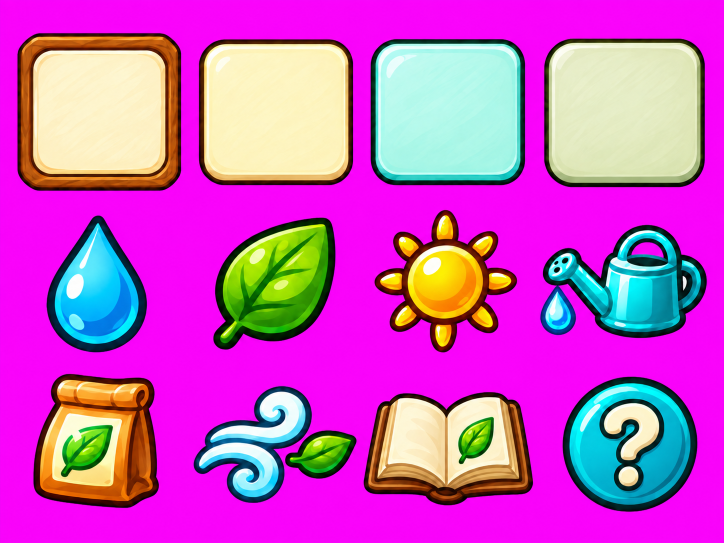
#> input picture assets/ui/detail_painted_v2/skin_source.png, 1448 x 1086 px (shown at 1/2 size)
$ python normalize_comic_detail_background.py --input ../assets/ui/detail_painted_v2/skin_source.png --out out.png
#> lines starting #> are read from the running program, lines starting #| are printed output that depends on the picture
#!/usr/bin/env python3
"""Center-crop and resize the comic plant-detail background deterministically."""

from __future__ import annotations

import argparse
from pathlib import Path

from PIL import Image


def parse_args() -> argparse.Namespace:
    parser = argparse.ArgumentParser()
    parser.add_argument("--input", required=True, type=Path)
    parser.add_argument("--out", required=True, type=Path)
    parser.add_argument("--width", type=int, default=887)
    parser.add_argument("--height", type=int, default=1024)
    return parser.parse_args()


def main() -> int:
    args = parse_args()
    source = Image.open(args.input).convert("RGB")
#> source is the input picture: PIL image 1448x1086 RGB; mean R, G, B 200.7, 84.9, 192.9
    target_ratio = args.width / args.height
    source_ratio = source.width / source.height
#> source_ratio = 1.33
    if source_ratio > target_ratio:
        crop_width = round(source.height * target_ratio)
#> crop_width = 941
        left = (source.width - crop_width) // 2
#> left = 253
        crop = (left, 0, left + crop_width, source.height)
#> crop = (253, 0, 1194, 1086)
    else:
        crop_height = round(source.width / target_ratio)
        top = (source.height - crop_height) // 2
        crop = (0, top, source.width, top + crop_height)
    normalized = source.crop(crop).resize((args.width, args.height), Image.Resampling.LANCZOS)
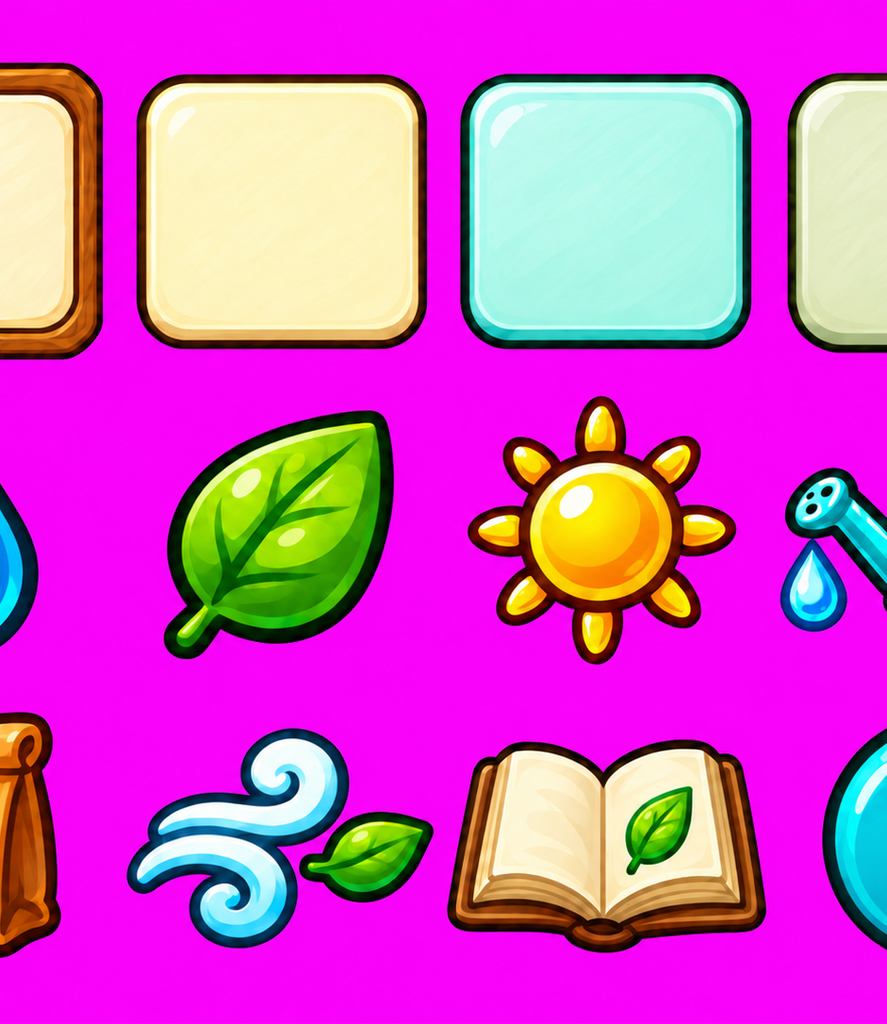
#> normalized: PIL image 887x1024 RGB; mean R, G, B 206.4, 82, 192
    args.out.parent.mkdir(parents=True, exist_ok=True)
    normalized.save(args.out, optimize=True)
    print(
        "COMIC_DETAIL_NORMALIZED "
        f"input={args.input} source={source.width}x{source.height} crop={crop} "
        f"output={args.out} size={args.width}x{args.height}"
    )
#| COMIC_DETAIL_NORMALIZED input=../assets/ui/detail_painted_v2/skin_source.png source=1448x1086 crop=(253, 0, 1194, 1086) output=out.png size=887x1024
    return 0


if __name__ == "__main__":
    raise SystemExit(main())
#> (the program exits here)
